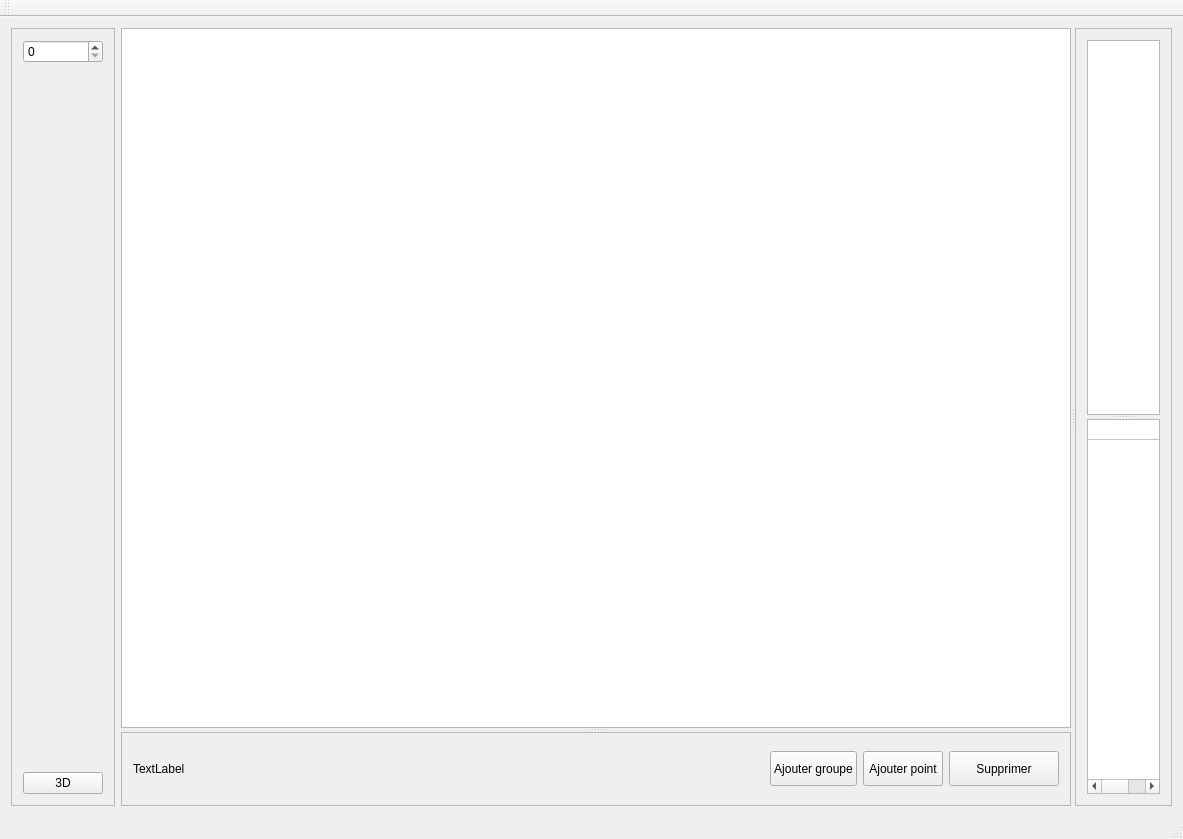
<?xml version="1.0" encoding="UTF-8"?>
<ui version="4.0">
 <class>MainWindow</class>
 <widget class="QMainWindow" name="MainWindow">
  <property name="geometry">
   <rect>
    <x>0</x>
    <y>0</y>
    <width>1183</width>
    <height>839</height>
   </rect>
  </property>
  <property name="windowTitle">
   <string>MainWindow</string>
  </property>
  <widget class="QWidget" name="centralWidget">
   <layout class="QHBoxLayout" name="horizontalLayout">
    <item>
     <widget class="QFrame" name="frame">
      <property name="frameShape">
       <enum>QFrame::StyledPanel</enum>
      </property>
      <property name="frameShadow">
       <enum>QFrame::Raised</enum>
      </property>
      <layout class="QVBoxLayout" name="verticalLayout_2">
       <item>
        <widget class="QSpinBox" name="spinBox"/>
       </item>
       <item>
        <spacer name="verticalSpacer">
         <property name="orientation">
          <enum>Qt::Vertical</enum>
         </property>
         <property name="sizeHint" stdset="0">
          <size>
           <width>20</width>
           <height>40</height>
          </size>
         </property>
        </spacer>
       </item>
       <item>
        <widget class="QPushButton" name="BtroisD">
         <property name="text">
          <string>3D</string>
         </property>
        </widget>
       </item>
      </layout>
     </widget>
    </item>
    <item>
     <widget class="QSplitter" name="splitter_2">
      <property name="orientation">
       <enum>Qt::Horizontal</enum>
      </property>
      <widget class="QSplitter" name="splitter">
       <property name="orientation">
        <enum>Qt::Vertical</enum>
       </property>
       <widget class="QViewTable" name="QTable">
        <property name="minimumSize">
         <size>
          <width>950</width>
          <height>700</height>
         </size>
        </property>
        <property name="cursor" stdset="0">
         <cursorShape>CrossCursor</cursorShape>
        </property>
        <property name="mouseTracking">
         <bool>true</bool>
        </property>
        <property name="dragMode">
         <enum>QGraphicsView::NoDrag</enum>
        </property>
       </widget>
       <widget class="QFrame" name="frame_3">
        <property name="frameShape">
         <enum>QFrame::StyledPanel</enum>
        </property>
        <property name="frameShadow">
         <enum>QFrame::Raised</enum>
        </property>
        <layout class="QHBoxLayout" name="horizontalLayout_2">
         <item>
          <widget class="QLabel" name="qPosLabel">
           <property name="text">
            <string>TextLabel</string>
           </property>
          </widget>
         </item>
         <item>
          <spacer name="horizontalSpacer">
           <property name="orientation">
            <enum>Qt::Horizontal</enum>
           </property>
           <property name="sizeHint" stdset="0">
            <size>
             <width>40</width>
             <height>20</height>
            </size>
           </property>
          </spacer>
         </item>
         <item>
          <widget class="QPushButton" name="AddGroupe">
           <property name="minimumSize">
            <size>
             <width>0</width>
             <height>35</height>
            </size>
           </property>
           <property name="text">
            <string>Ajouter groupe</string>
           </property>
          </widget>
         </item>
         <item>
          <widget class="QPushButton" name="AddPoint">
           <property name="minimumSize">
            <size>
             <width>0</width>
             <height>35</height>
            </size>
           </property>
           <property name="text">
            <string>Ajouter point</string>
           </property>
          </widget>
         </item>
         <item>
          <widget class="QPushButton" name="Supprimer">
           <property name="minimumSize">
            <size>
             <width>110</width>
             <height>35</height>
            </size>
           </property>
           <property name="text">
            <string>Supprimer</string>
           </property>
          </widget>
         </item>
        </layout>
       </widget>
      </widget>
      <widget class="QFrame" name="frame_2">
       <property name="frameShape">
        <enum>QFrame::StyledPanel</enum>
       </property>
       <property name="frameShadow">
        <enum>QFrame::Raised</enum>
       </property>
       <layout class="QVBoxLayout" name="verticalLayout">
        <item>
         <widget class="QSplitter" name="splitter_3">
          <property name="orientation">
           <enum>Qt::Vertical</enum>
          </property>
          <widget class="QListWidget" name="qListEtape">
           <property name="dragDropMode">
            <enum>QAbstractItemView::InternalMove</enum>
           </property>
          </widget>
          <widget class="QTableWidget" name="qInfosEtape">
           <property name="showGrid">
            <bool>true</bool>
           </property>
           <property name="gridStyle">
            <enum>Qt::SolidLine</enum>
           </property>
           <property name="wordWrap">
            <bool>true</bool>
           </property>
           <property name="rowCount">
            <number>1</number>
           </property>
           <property name="columnCount">
            <number>2</number>
           </property>
           <attribute name="horizontalHeaderVisible">
            <bool>false</bool>
           </attribute>
           <attribute name="horizontalHeaderHighlightSections">
            <bool>true</bool>
           </attribute>
           <attribute name="verticalHeaderVisible">
            <bool>false</bool>
           </attribute>
           <attribute name="verticalHeaderDefaultSectionSize">
            <number>20</number>
           </attribute>
           <row/>
           <column/>
           <column/>
          </widget>
         </widget>
        </item>
       </layout>
      </widget>
     </widget>
    </item>
   </layout>
  </widget>
  <widget class="QMenuBar" name="menuBar">
   <property name="geometry">
    <rect>
     <x>0</x>
     <y>0</y>
     <width>1183</width>
     <height>25</height>
    </rect>
   </property>
  </widget>
  <widget class="QToolBar" name="mainToolBar">
   <attribute name="toolBarArea">
    <enum>TopToolBarArea</enum>
   </attribute>
   <attribute name="toolBarBreak">
    <bool>false</bool>
   </attribute>
  </widget>
  <widget class="QStatusBar" name="statusBar"/>
 </widget>
 <layoutdefault spacing="6" margin="11"/>
 <customwidgets>
  <customwidget>
   <class>QViewTable</class>
   <extends>QGraphicsView</extends>
   <header>qviewtable.h</header>
  </customwidget>
 </customwidgets>
 <resources/>
 <connections/>
</ui>
